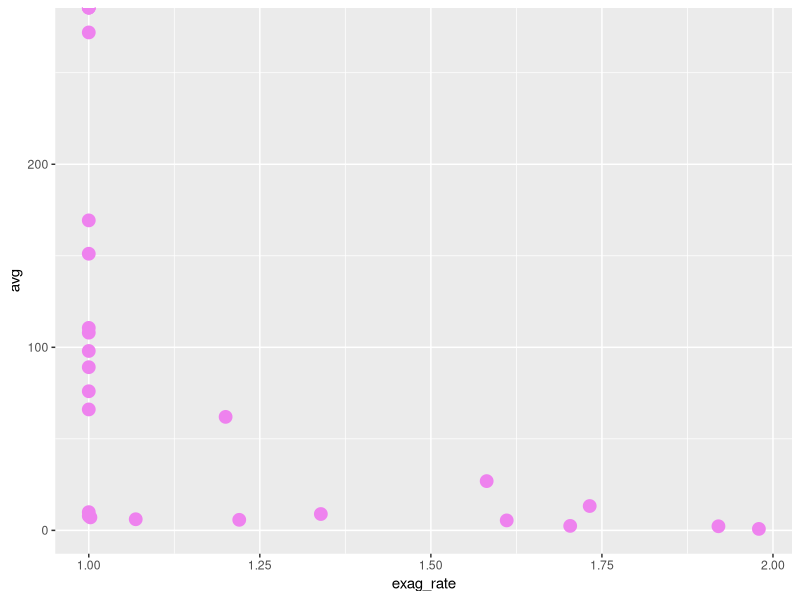

The R script that drew this image:
setwd('D:/2018.07 R_DataAnalysis/2018SUMMER_R/data')

library(readr)
DN <- read_csv("Disaster_NewTaipei.csv")
DNH <- read_csv("Disaster_NewTaipei_Help.csv")

DN$occurrence_time <- substring(as.character(DN$occurrence_time),1,6)
DN$weighted <- as.numeric(as.character(unlist(5*DN[5]+2*DN[6]+2*DN[7]+4*DN[8])))


season <- c(' 全年', ' 第一季', ' 第二季', ' 第三季', ' 第四季')
s_month <- c('.01', '.01', '.04', '.07', '.10')
e_month <- c('.12', '.03', '.06', '.09', '.12')

DNH$startmonth <- gsub(season[1], s_month[1], as.character(DNH$Interval))
DNH$startmonth <- gsub(season[2], s_month[2], as.character(DNH$startmonth))
DNH$startmonth <- gsub(season[3], s_month[3], as.character(DNH$startmonth))
DNH$startmonth <- gsub(season[4], s_month[4], as.character(DNH$startmonth))
DNH$startmonth <- gsub(season[5], s_month[5], as.character(DNH$startmonth))
DNH$startmonth <- as.numeric(DNH$startmonth) - 1911

DNH$endmonth <- gsub(season[1], e_month[1], as.character(DNH$Interval))
DNH$endmonth <- gsub(season[2], e_month[2], as.character(DNH$endmonth))
DNH$endmonth <- gsub(season[3], e_month[3], as.character(DNH$endmonth))
DNH$endmonth <- gsub(season[4], e_month[4], as.character(DNH$endmonth))
DNH$endmonth <- gsub(season[5], e_month[5], as.character(DNH$endmonth))
DNH$endmonth <- as.numeric(DNH$endmonth) - 1911

DNH$weighted <- as.numeric(as.character(unlist(5*DNH[6]+2*DNH[8]+2*DNH[7]+4*DNH[12])))
DNH$exag_rate <- 1
for(i in 1:nrow(DN)){
  for(j in 1:nrow(DNH)){
    if((DNH[j,14] <= DN[i,2]) && (DN[i,2] <= DNH[j,15])){
      DNH[j,17] <- (1 + (DN[i,9] / DNH[j,16]))
    }
  }
}
DNH$exaggerated <- as.numeric(as.character(unlist(DNH$weighted * DNH$exag_rate)))
DNH$avg <- as.numeric(as.character(unlist(DNH$Allowance_1000NTD / DNH$exaggerated)))

library(ggplot2)
ggplot(data=DNH, aes(x=exag_rate, y=avg))+
  geom_point(color='violet', size=4)

